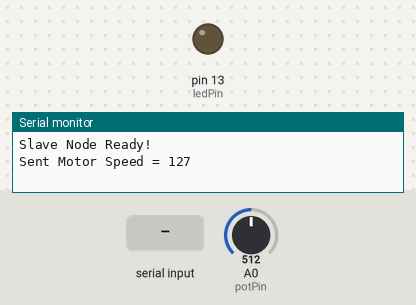
Simulated run of this sketch. Board: Arduino Uno, built with avr-gcc and run on an emulated ATmega328P. Parts: output pins drawn as LEDs (lit = HIGH), the last lines printed to the serial monitor. The inputs (shaded band) are chosen by the test bench; at power-on: A0 (potPin) = 512.

Above: at 1.2 s.
1.3 s: "1\n" received over the second serial link
At 2.2 s:
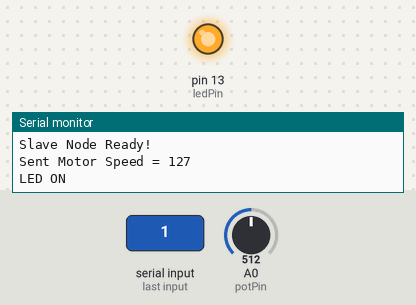
2.8 s: "0\n" received over the second serial link
At 3.4 s:
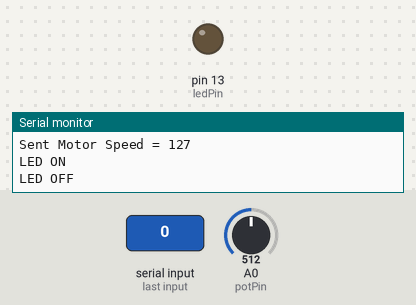
Timing chart, 0 to 5.8 s (numbered marks = the images above; inputs shaded):
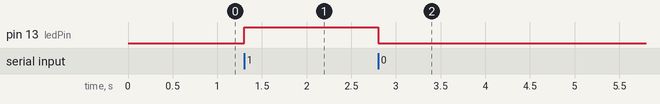

The sketch:

Advanced_4-1_slave.ino
```cpp
#include <SoftwareSerial.h>

// RX = Pin 10 (接 HC-05 TXD), TX = Pin 11 (接 HC-05 RXD)
SoftwareSerial BTSerial(10, 11);

const int potPin = A0;  // 可變電阻接 A0
const int ledPin = 13;  // LED 接 Pin 13

int lastSentSpeed = -1;
unsigned long lastSendTime = 0;

void setup() {
  pinMode(ledPin, OUTPUT);

  Serial.begin(9600);
  BTSerial.begin(9600); // 一般通訊模式鮑率為 9600
  Serial.println("Slave Node Ready!");
}

void loop() {
  // 【接收端：Master -> Slave】接收 A 的按鈕指令 ('1' 或 '0') 控制 LED 亮滅
  if (BTSerial.available() > 0) {
    String cmd = BTSerial.readStringUntil('\n');
    cmd.trim();
    if (cmd == "1") {
      digitalWrite(ledPin, HIGH);
      Serial.println("LED ON");
    }
    else if (cmd == "0") {
      digitalWrite(ledPin, LOW);
      Serial.println("LED OFF");
    }
  }

  // 【發送端：Slave -> Master】每 100ms 讀取可變電阻，若有變化則傳送對應轉速 (0~255)
  if (millis() - lastSendTime >= 100) {
    int potValue = analogRead(potPin); // 0 ~ 1023
    int motorSpeed = map(potValue, 0, 1023, 0, 255);

    // 過濾微小雜訊：只有當速度變化超過 2 時才發送，避免塞爆藍牙緩衝區
    if (abs(motorSpeed - lastSentSpeed) > 2) {
      BTSerial.println(motorSpeed);

      Serial.print("Sent Motor Speed = ");
      Serial.println(motorSpeed);

      lastSentSpeed = motorSpeed;
    }
    lastSendTime = millis();
  }
}
```

Measured:
- after the input at 1.3 s, pin 13 (ledPin): LOW → HIGH at once
- after the input at 2.8 s, pin 13 (ledPin): HIGH → LOW at once
